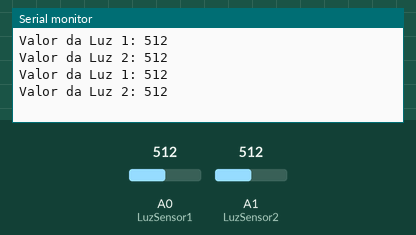
A sketch run on a simulated Arduino Uno, built with avr-gcc and run on an emulated ATmega328P. Parts: the last lines printed to the serial monitor. Inputs (shaded band) come from the test bench; at power-on: A0 (LuzSensor1) = 512, A1 (LuzSensor2) = 512.

Above: at 2.8 s.
2.9 s: A0 (LuzSensor1) set to 716
At 5.8 s:
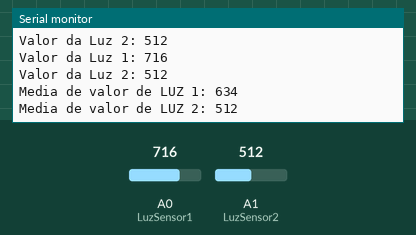
6.5 s: A1 (LuzSensor2) set to 716
At 7.8 s:
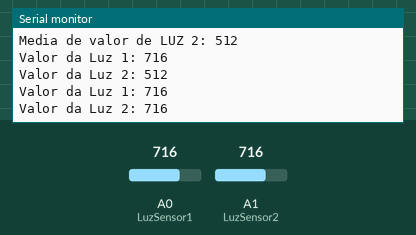
8.0 s: A0 (LuzSensor1) set to 900
At 8.8 s:
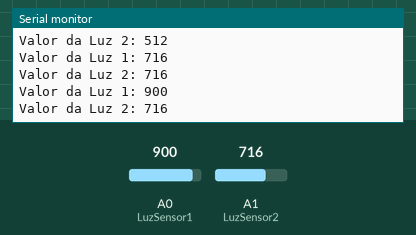
9.5 s: A1 (LuzSensor2) set to 900
At 10.8 s:
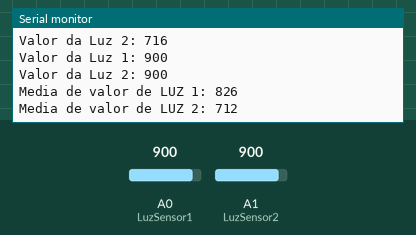
Timing chart, 0 to 12.0 s (numbered marks = the images above; inputs shaded):
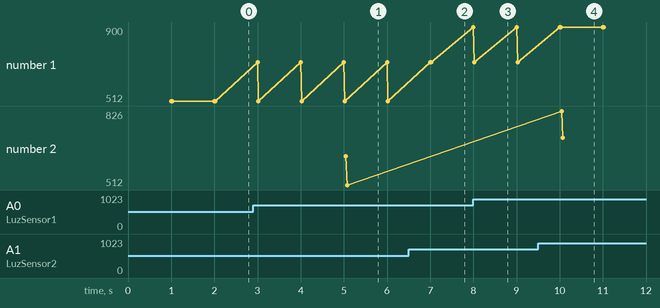

Measured:
- after the input at 2.9 s, the serial monitor: prints a new line after 0.10 s (image 1)
- after the input at 6.5 s, the serial monitor: prints a new line after 0.52 s (image 2)
- after the input at 8.0 s, the serial monitor: prints a new line at once (image 3)
- after the input at 9.5 s, the serial monitor: prints a new line after 0.52 s (image 4)
- plotted number 2: 512 → 712 after the input at 9.5 s

The sketch:

ex_aula_1_Leitura2LDR_V3_0.ino
```cpp
const int LuzSensor1 = A0;
const int LuzSensor2 = A1;

struct SensorLuz {
  int valorLuz;
  int soma;
  int media;
  int contagem;
  int valores[5];
};

SensorLuz sensor1;
SensorLuz sensor2;

unsigned long tempoanterior = 0;


void setup() {
  Serial.begin(9600);
  pinMode(LuzSensor1, INPUT);
  pinMode(LuzSensor2, INPUT);


  sensor1.soma = 0;
  sensor1.media = 0;
  sensor1.contagem = 0;

  sensor2.soma = 0;
  sensor2.media = 0;
  sensor2.contagem = 0;


}

void loop() {
  if (millis() - tempoanterior >= 1000) {
    tempoanterior = millis();
    sensor1.valorLuz = analogRead(LuzSensor1);
    sensor2.valorLuz = analogRead(LuzSensor2);
    Serial.print("Valor da Luz 1: ");
    Serial.println(sensor1.valorLuz);
    Serial.print("Valor da Luz 2: ");
    Serial.println(sensor2.valorLuz);

    sensor1.valores[sensor1.contagem] = sensor1.valorLuz;
    sensor1.contagem++;
    sensor2.valores[sensor2.contagem] = sensor2.valorLuz;
    sensor2.contagem++;
  }

  if (sensor1.contagem >= 5) {
    sensor1.contagem = 0;
    sensor1.soma = sensor1.valores[0] + sensor1.valores[1] + sensor1.valores[2] + sensor1.valores[3] + sensor1.valores[4];
    sensor1.media = sensor1.soma / 5;
    Serial.print("Media de valor de LUZ 1: ");
    Serial.println(sensor1.media);
  }
  if (sensor2.contagem >=5){
    sensor2.contagem=0;
    sensor2.soma=sensor2.valores[0] + sensor2.valores[1] + sensor2.valores[2] + sensor2.valores[3] + sensor2.valores[4];
    sensor2.media = sensor2.soma / 5;
    Serial.print("Media de valor de LUZ 2: ");
    Serial.println(sensor2.media);

  }


}
```
